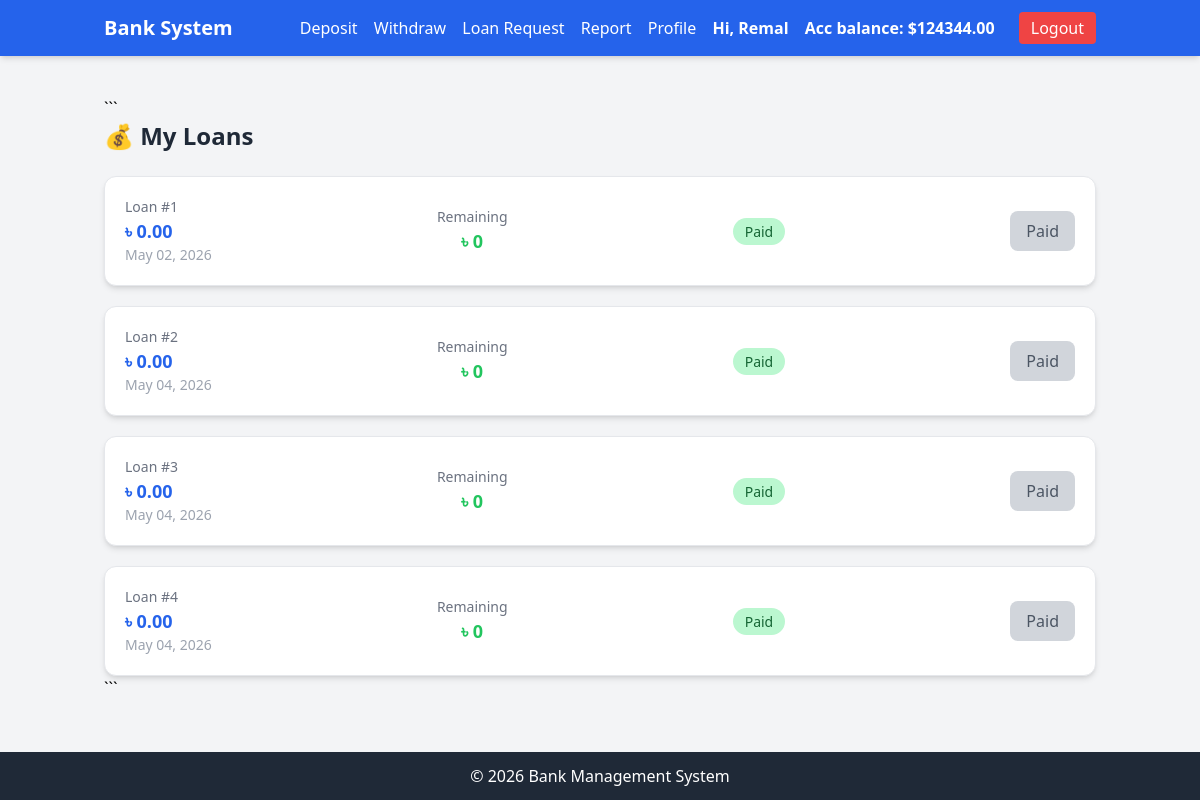
/transactions/loans/ (signed in), run on the app's committed database.
### accounts/models.py (models this page shows, shortened)
class UserBankAccount(models.Model):
    user=models.OneToOneField(User,on_delete=models.CASCADE,related_name='account')
    account_type=models.CharField(choices=Account_Type)
    account_no=models.IntegerField(unique=True)
    birth_date=models.DateField()
    gender=models.CharField(choices=Gender_Type)
    initial_deposit_date=models.DateField(auto_now_add=True)
    balance=models.DecimalField(default=0.00,max_digits=10,decimal_places=2)

### transactions/models.py (models this page shows)
class Transaction(models.Model):
    account=models.ForeignKey(UserBankAccount,on_delete=models.CASCADE)
    amount=models.DecimalField(decimal_places=2,max_digits=10)
    balance_after_transaction=models.DecimalField(decimal_places=2,max_digits=10)
    transaction_type=models.IntegerField(choices=TRANSACTION_TYPES, null=True)
    timestamp=models.DateTimeField(auto_now_add=True)
    loan_approve=models.BooleanField(default=False)
    class Meta:
        ordering=['timestamp']

### transactions/views.py (the view)
# urls.py: path('loans/',LoanListView.as_view(),name='loans'),
class LoanListView(LoginRequiredMixin,ListView):
    model=Transaction
    template_name="loanlist.html"
    context_object_name="loans"
    def get_queryset(self):
        user_account=self.request.user.account
        queryset=Transaction.objects.filter(account=user_account, transaction_type=3)
        return queryset

### transactions/templates/loanlist.html (shortened to what this page needs)
{% extends 'base.html' %}
{% block content %}
<div class="max-w-5xl mx-auto">
```
<div class="flex justify-between items-center mb-6">
    <h2 class="text-2xl font-bold text-gray-800">💰 My Loans</h2>
</div>
{% if loans %}
<div class="grid gap-5">
    {% for loan in loans %}
    <div class="bg-white shadow-md rounded-xl p-5 border hover:shadow-lg transition">
        <div class="flex justify-between items-center">
            <div>
                <p class="text-gray-500 text-sm">Loan #{{ forloop.counter }}</p>
                <p class="text-lg font-semibold text-blue-600">
                    ৳ {{ loan.amount }}
                </p>
                <p class="text-sm text-gray-400">
                    {{ loan.timestamp|date:"M d, Y" }}
                </p>
            </div>
            <div class="text-center">
                <p class="text-sm text-gray-500">Remaining</p>
                {% if loan.loan_balance > 0 %}
                    <p class="text-lg font-bold text-red-500">
                        ৳ {{ loan.loan_balance }}
                    </p>
                {% else %}
                    <p class="text-lg font-bold text-green-500">
                        ৳ 0
                    </p>
                {% endif %}
            </div>
            <div>
                {% if loan.amount > 0 %}
                    <span class="px-3 py-1 text-sm bg-yellow-200 text-yellow-800 rounded-full">
                        Unpaid
                    </span>
                {% else %}
                    <span class="px-3 py-1 text-sm bg-green-200 text-green-800 rounded-full">
                        Paid
                    </span>
                {% endif %}
            </div>
            <div>
                {% if loan.amount > 0 %}
                    <a href="{% url 'pay_loan' loan.id %}"
                       class="bg-red-500 text-white px-4 py-2 rounded-lg hover:bg-red-600 transition">
                       Pay Now
                    </a>
                {% else %}
                    <button class="bg-gray-300 text-gray-600 px-4 py-2 rounded-lg cursor-not-allowed">
                        Paid
                    </button>
                {% endif %}
            </div>
        </div>
    </div>
    {% endfor %}
</div>
{% else %}
    <div class="text-center bg-white p-6 rounded-lg shadow">
        <p class="text-gray-600">No loan records found.</p>
    </div>
{% endif %}
```
</div>
{% endblock %}

### core/templates/base.html (shortened to what this page needs)
{% load static %}
<!DOCTYPE html>
<html lang="en">
<head>
    <script src="https://cdn.tailwindcss.com"></script>
</head>
<body class="bg-gray-100 min-h-screen flex flex-col">
<nav class="bg-blue-600 text-white shadow-md">
    <div class="container mx-auto px-4 py-3 flex justify-between items-center">
        <a href="{% url 'home' %}" class="text-xl font-bold">Bank System</a>
        <div class="space-x-3">
            {% if user.is_authenticated %}
                <a href="{% url 'deposit' %}" class="hover:underline">Deposit</a>
                <a href="{% url 'withdraw' %}" class="hover:underline">Withdraw</a>
                <a href="{% url 'loan_request' %}" class="hover:underline">Loan Request</a>
                <a href="" class="hover:underline">Report</a>
                <a href="" class="hover:underline">Profile</a>
                <span class="font-semibold ml-2">Hi, {{ user.username }}</span>
                <span class="font-semibold ml-2">Acc balance: ${{ user.account.balance|floatformat:2 }}</span>
                <form method="post" action="{% url 'logout' %}" class="inline">
                    <button type="submit"
                        class="bg-red-500 px-3 py-1 rounded hover:bg-red-600 ml-2">
                        Logout
                    </button>
                </form>
            {% endif %}
        </div>
    </div>
</nav>
<main class="flex-grow container mx-auto px-4 py-6">
    {% block content %}
    {% endblock %}
</main>
<footer class="bg-gray-800 text-white text-center py-3 mt-auto">
    <p>&copy; 2026 Bank Management System</p>
</footer>
</body>
</html>

### data on the page
Transaction: amount "0.00", timestamp "May 02, 2026", shows "Paid"
Transaction: amount "0.00", timestamp "May 04, 2026", shows "Paid"
Transaction: amount "0.00", timestamp "May 04, 2026", shows "Paid"
Transaction: amount "0.00", timestamp "May 04, 2026", shows "Paid"

### other printed values
{{ user.username }} "Remal"
{{ user.account.balance|floatformat:2 }} "124344.00"
